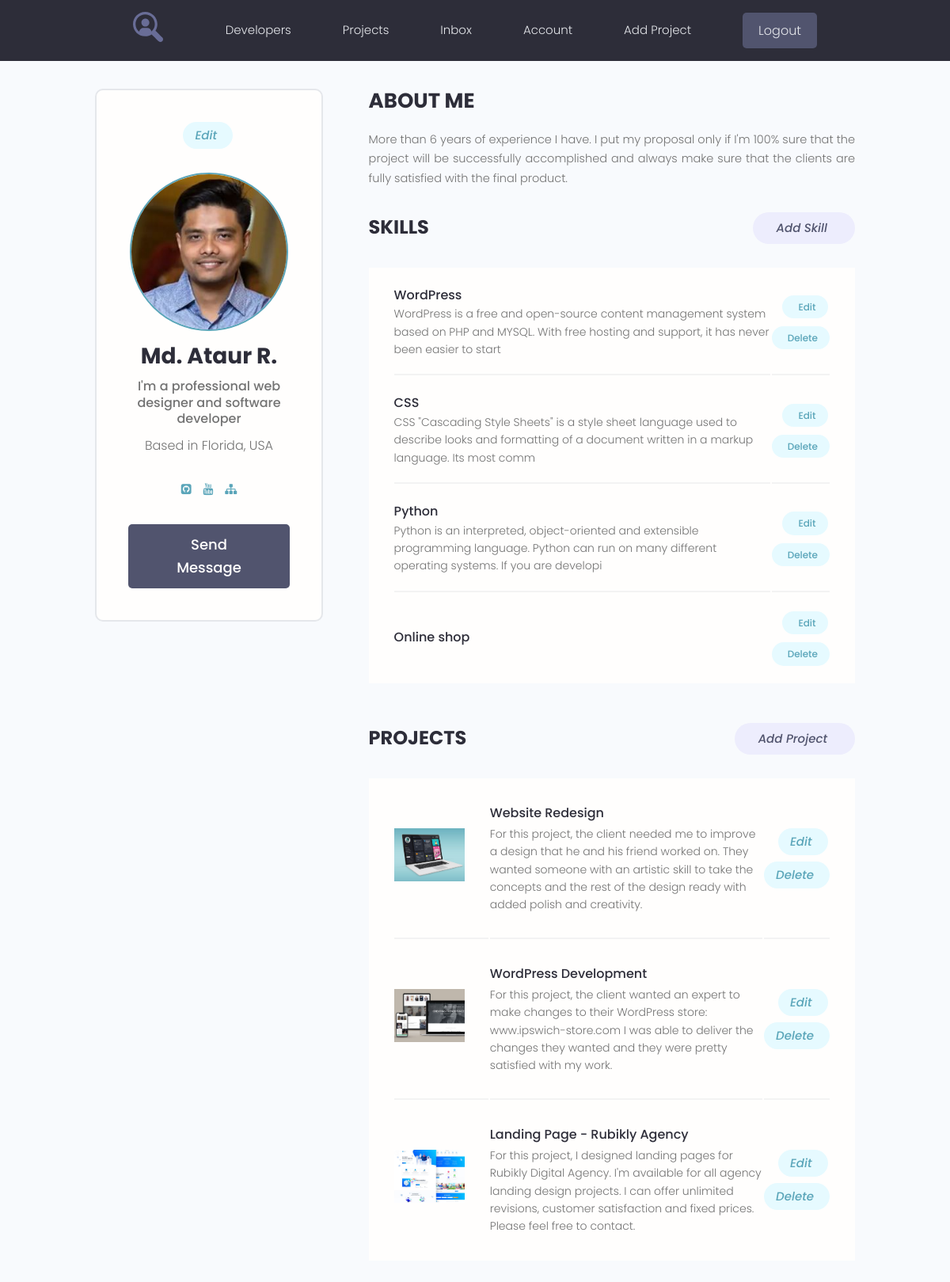
/account/ (signed in), run on the app's committed database.
### users/models.py (models this page shows, shortened)
class Profile(models.Model):
    user = models.OneToOneField(User, on_delete=models.CASCADE, blank=True, null=True)
    name = models.CharField(max_length=200, blank=True, null=True)
    email = models.EmailField(max_length=500, blank=True, null=True)
    username = models.CharField(max_length=200, blank=True, null=True)
    short_info = models.CharField(max_length=200, blank=True, null=True)
    bio = models.TextField(blank=True, null=True)
    image = models.ImageField(upload_to='profiles/', blank=True, null=True, default='profiles/user-default.png')
    social_github = models.CharField(max_length=200, blank=True, null=True)
    social_youtube = models.CharField(max_length=200, blank=True, null=True)
    social_website = models.CharField(max_length=200, blank=True, null=True)
    created = models.DateTimeField(auto_now_add=True)

class Skill(models.Model):
    owner = models.ForeignKey(Profile, on_delete=models.CASCADE, blank=True, null=True)
    name = models.CharField(max_length=200, blank=True, null=True)
    description = models.TextField(blank=True, null=True)
    created = models.DateTimeField(auto_now_add=True)
    def __str__(self):
        return self.name

### projects/models.py (models this page shows, shortened)
class Project(models.Model):
    owner = models.ForeignKey(Profile, on_delete=models.SET_NULL, null=True, blank=True)
    title = models.CharField(max_length=200)
    description = models.TextField(null=True, blank=True)
    image = models.ImageField(null=True, blank=True, upload_to='projects/%Y/%m/%d', default='default.jpg')
    demo_link = models.CharField(max_length=2000, null=True, blank=True)
    source_link = models.CharField(max_length=2000, null=True, blank=True)
    tags = models.ManyToManyField('Tag', blank=True)
    vote_total = models.IntegerField(default=0, null=True, blank=True)
    vote_ratio = models.IntegerField(default=0, null=True, blank=True)
    created = models.DateTimeField(auto_now_add=True)
    class Meta:
        ordering = ['-vote_ratio', '-vote_total']

### users/views.py (the view)
# urls.py: path('account/', views.user_account, name='account'),
@login_required(login_url='login')
def user_account(request):
    prof = request.user.profile
    skills = prof.skill_set.all()
    projects = prof.project_set.all()
    context = {'profile': prof,
               'skills': skills,
               'projects': projects}
    return render(request, 'users/account.html', context)

### users/templates/users/account.html (shortened to what this page needs)
{% extends 'projects/base.html' %}
{% load static %}
{% block content %}
<main class="settingsPage profile my-md">
    <div class="container">
        <div class="layout">
            <div class="column column--1of3">
                <div class="card text-center">
                    <div class="card__body dev">
                        <a class="tag tag--pill tag--main settings__btn" href="{% url 'edit-account' %}"><i
                                class="im im-edit">Edit</i></a>
                        <img class="avatar avatar--xl dev__avatar"
                             src="{{ profile.image.url }}"/>
                        <h2 class="dev__name">{{ profile.name }}</h2>
                        <p class="dev__title">{{ profile.short_info}}</p>
                        <p class="dev__location">Based in Florida, USA</p>
                        <ul class="dev__social">
                            {% if profile.social_github %}
                            <li>
                                <a title="Github" href="{{ profile.social_github }}" target="_blank"><i
                                        class="fa fa-github-square"></i></a>
                            </li>
                            {% endif %}
                            {% if profile.social_youtube %}
                            <li>
                                <a title="Youtube" href="{{ profile.social_youtube }}" target="_blank"><i
                                        class="fa fa-youtube"></i></a>
                            </li>
                            {% endif %}
                            {% if profile.social_website %}
                            <li>
                                <a title="Personal Website" href="{{ profile.social_website }}" target="_blank"><i
                                        class="fa fa-sitemap"></i></a>
                            </li>
                            {% endif %}
                        </ul>
                        <a href="#" class="btn btn--sub btn--lg">Send Message </a>
                    </div>
                </div>
            </div>
            <div class="column column--2of3">
                <div class="devInfo">
                    <h3 class="devInfo__title">About Me</h3>
                    <p class="devInfo__about">
                        {{ profile.bio }}
                    </p>
                </div>
                <div class="settings">
                    <h3 class="settings__title">Skills</h3>
                    <a class="tag tag--pill tag--sub settings__btn tag--lg" href="{% url 'create-skill' %}">
                        <i class="im im-plus">Add Skill</i></a>
                </div>
                <table class="settings__table">
                    {% for skill in skills %}
                    <tr>
                        <td class="settings__tableInfo">
                            <h4>{{ skill }}</h4>
                            <p>
                                {{ skill.description | slice:"150" }}
                            </p>
                        </td>
                        <td class="settings__tableActions">
                            <a class="tag tag--pill tag--main settings__btn" href="{% url 'update-skill' skill.id %}">
                                Edit</a>
                            <a class="tag tag--pill tag--main settings__btn" href="{% url 'delete-skill' skill.id %}">
                                Delete</a>
                        </td>
                    </tr>
                    {% endfor %}
                </table>
                <div class="settings">
                    <h3 class="settings__title">Projects</h3>
                    <a class="tag tag--pill tag--sub settings__btn tag--lg" href="{% url 'create-project' %}">
                        <i class="im im-plus">Add Project</i></a>
                </div>
                <table class="settings__table">
                    {% for project in projects %}
                    <tr>
                        <td class="settings__thumbnail">
                            <a href="{% url 'project' project.id %}"><img src="{{ project.image.url }}"
                                                                          alt="Project Thumbnail"/></a>
                        </td>
                        <td class="settings__tableInfo">
                            <a href="{% url 'project' project.id %}">{{ project.title }}</a>
                            <p>
                                {{ project.description }}
                            </p>
                        </td>
                        <td class="settings__tableActions">
                            <a class="tag tag--pill tag--main settings__btn" href="{% url 'update-project' project.id %}">
                                <i class="im im-edit">Edit</i></a>
                            <a class="tag tag--pill tag--main settings__btn" href="{% url 'delete-project' project.id %}">
                                <i class="im im-x-mark-circle-o">Delete</i></a>
                        </td>
                    </tr>
                    {% endfor %}
                </table>
            </div>
        </div>
    </div>
</main>
{% endblock %}

### projects/static/styles/app.css (style rules this page uses)
:root { --color-sub: #2d2d39; }
.btn--sub { background-color: var(--color-sub-light); }
.card { border: 2px solid var(--color-light); }
img { width: 100%; }
.tag > i.im { font-size: 1.5rem; margin-right: 0.5rem; }
.profile .card > .dev { padding: 4rem; }
.dev__avatar { display: block; margin: auto; }
.dev__name { color: var(--color-sub); font-size: 2.8rem; font-weight: 700; margin-top: 1rem; margin-bottom: 0.5rem; }
.dev__title { font-size: 1.6rem; font-weight: 500; line-height: 1.3; }
.dev__location { margin-top: 1rem; }
.dev__social { margin: 3rem 0; list-style: none; display: flex; justify-content: center; gap: 1.5rem; }
.devInfo { margin-bottom: 3rem; }
.devInfo__title, .devInfo__subtitle { font-size: 2.6rem; color: var(--color-sub); text-transform: uppercase; font-weight: 700; margin-bottom: 1.5rem; }
.devInfo__about, .devSkill__info { font-size: 1.45rem; line-height: 1.7; text-align: justify; }
.settingsPage .dev > .settings__btn { display: inline-block; margin-bottom: 3rem; }
.settings { display: flex; justify-content: space-between; align-items: center; }
.settings__title { font-size: 2.4rem; text-transform: uppercase; font-weight: 700; color: var(--color-sub); }
.settings__table { margin-top: 3rem; margin-bottom: 5rem; padding: 0 3rem; background: var(--color-white); }
.settings__table tr { width: 100%; }
.settings__table tr > td { padding: 2rem 0; }
.settings__table tr:not(:last-child) td { border-bottom: 2px solid var(--color-white-light); }
.settings__thumbnail { width: 23%; min-width: 10rem; }
.settings__thumbnail img { padding-right: 3rem; height: 15rem; object-fit: contain; }
.settings__tableInfo { width: 100%; }
.settings__tableInfo h4, .settings__tableInfo a { padding-right: 1rem; width: auto; font-size: 1.6rem; font-weight: 500; color: var(--color-sub); }
.settings__tableInfo p { font-size: 1.4rem; }
.settings__tableActions { text-align: right; }

### projects/static/uikit/styles/modules/_variables.css (style rules this page uses)
:root { --color-main: #5aa5b9; --color-main-light: #e6faff; --color-sub: #3f4156; --color-sub-light: #51546e; --color-sub-lighter: #ededfd; --color-text: #737373; --color-gray: #8b8b8b; --color-light: #e5e7eb; --color-light-gray: #767676; --color-bg: #f8fafd; --color-white: #fffefd; --color-white-light: #f3f3f3; --color-success: #359e64; --color-success-bg: #def8e8; --color-error: #fc4b0b; --color-error-bg: #fff2ee; --font-base: 'Poppins', arial, helvetica, 'Segoe UI', roboto, ubuntu, sans-serif; --font-monospace: 'Fira Code', 'Courier New', courier, monospace; --font-regular: 300; --font-medium: 500; --font-bold: 700; --generic-shadow: 1px 1px 5px #00000010; --generic-transition: all 0.3s ease-in-out; }

### projects/static/uikit/styles/modules/_base.css (style rules this page uses)
* { margin: 0; padding: 0; box-sizing: border-box; text-rendering: optimizeLegibility; color: inherit; font-size: inherit; }
html { font-size: 50%; }
@media only screen and (min-width: 480px) { html { font-size: 56.25%; } }
@media only screen and (min-width: 1200px) { html { font-size: 62.5%; } }
body { line-height: 1.6; font-weight: 400; font-size: 1.5rem; color: var(--color-text); background-color: var(--color-bg); min-height: 100vh; }

### projects/static/uikit/styles/modules/_typography.css (style rules this page uses)
* { font-family: var(--font-base); }
h2 { font-size: 3.6rem; font-weight: var(--font-bold); }
h3 { font-size: 3.2rem; font-weight: var(--font-medium); }
h4 { font-size: 2.8rem; font-weight: var(--font-medium); }
p, span, strong { font-size: 1.6rem; color: var(--color-text); font-weight: var(--font-regular); }
a { padding-bottom: 2px; text-decoration: none; display: inline-block; color: var(--color-main); font-weight: var(--font-medium); }

### projects/static/uikit/styles/modules/_utilities.css (style rules this page uses)
.container { width: 92%; max-width: 165rem; margin: 0 auto; box-sizing: border-box; }
@media screen and (min-width: 1000px) { .container { width: 90%; } }
@media screen and (min-width: 1200px) { .container { width: 80%; } }
.text-center { text-align: center; }
.my-md { margin: 3rem auto; }

### projects/static/uikit/styles/modules/_avatar.css (style rules this page uses)
.avatar { border-radius: 50%; border: 2px solid var(--color-main); object-fit: cover; }
.avatar--xl { height: 20rem; width: 20rem; }

### projects/static/uikit/styles/modules/_card.css (style rules this page uses)
.card { border-radius: 1rem; background-color: var(--color-white); border: 1.5px solid var(--color-light); width: auto; height: auto; margin-top: 0.5rem; margin-bottom: 0.5rem; overflow: hidden; }
.card__body, .card__header { padding: 2rem 2.5rem; }

### projects/static/uikit/styles/modules/_layout.css (style rules this page uses)
.layout { display: flex; flex-flow: row wrap; justify-content: space-between; }
.layout > .column { margin-bottom: 3rem; }
.layout > .column.column--1of3 { flex-basis: 30%; }
.layout > .column.column--2of3 { flex-basis: 64%; }

### data on the page
Profile: image (picture), name "Md. Ataur R.", short_info "I'm a professional web designer and software developer", bio "More than 6 years of experience I have. I put my proposal only if I'm 100% sure that the project will be successfully accomplished and always make sure that the clients are fully satisfied with the final product."
Skill: name "WordPress", description "WordPress is a free and open-source content management system based on PHP and MYSQL. With free hosting and support, it has never been easier to start"
Skill: name "CSS", description "CSS \"Cascading Style Sheets\" is a style sheet language used to describe looks and formatting of a document written in a markup language. Its most comm"
Skill: name "Python", description "Python is an interpreted, object-oriented and extensible programming language. Python can run on many different operating systems. If you are developi"
Skill: name "Online shop"
Project: image (picture), title "Website Redesign", description "For this project, the client needed me to improve a design that he and his friend worked on. They wanted someone with an artistic skill to take the concepts and the rest of the design ready with added polish and creativity."
Project: image (picture), title "WordPress Development", description "For this project, the client wanted an expert to make changes to their WordPress store: www.ipswich-store.com I was able to deliver the changes they wanted and they were pretty satisfied with my work."
Project: image (picture), title "Landing Page - Rubikly Agency", description "For this project, I designed landing pages for Rubikly Digital Agency. I'm available for all agency landing design projects. I can offer unlimited revisions, customer satisfaction and fixed prices. Please feel free to contact."
